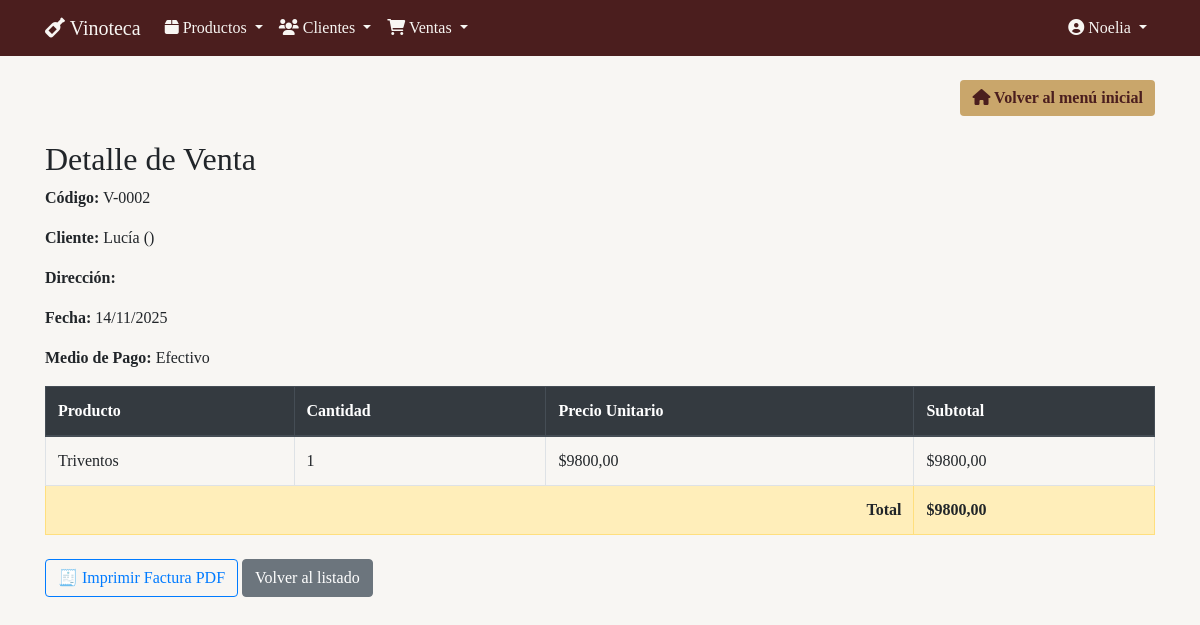
The page /ventas/2/ (signed in) on the database its author committed.
### ventas/models.py (models this page shows, shortened)
class Venta(models.Model):
    codigo = models.CharField(max_length=20, unique=True)
    cliente = models.ForeignKey(Cliente, on_delete=models.PROTECT)
    fecha = models.DateField(default=date.today)  # ✅ editable con calendario
    total = models.DecimalField(max_digits=10, decimal_places=2, default=0)
    medio_pago = models.CharField(
        max_length=20,
        choices=[
            ('efectivo', 'Efectivo'),
            ('credito', 'Tarjeta de Crédito'),
            ('debito', 'Tarjeta de Débito'),
            ('qr', 'QR'),
        ],
        default='efectivo',  # ✅ evita errores en migración
    )

class ItemVenta(models.Model):
    venta = models.ForeignKey(Venta, related_name='items', on_delete=models.CASCADE)
    producto = models.ForeignKey(Producto, on_delete=models.PROTECT)
    cantidad = models.PositiveIntegerField()
    precio_unitario = models.DecimalField(max_digits=10, decimal_places=2)
    subtotal = models.DecimalField(max_digits=10, decimal_places=2)

### clientes/models.py (models this page shows, shortened)
class Cliente(models.Model):
    nombre = models.CharField(max_length=100)
    apellido = models.CharField(max_length=100)
    documento = models.CharField(max_length=20, unique=True)
    email = models.EmailField()
    telefono = models.CharField(max_length=20)
    direccion = models.TextField()

### productos/models.py (models this page shows, shortened)
class Producto(models.Model):
    nombre = models.CharField("Nombre", max_length=50)
    descripcion = models.CharField("Descripción", max_length=200)
    precio = models.DecimalField("Precio", max_digits=10, decimal_places=2)
    stock = models.PositiveIntegerField("Stock", default=0)
    stock_minimo = models.IntegerField("Stock Mínimo", default=5)
    sku = models.CharField(
        "SKU",
        max_length=50,
        unique=True,
        blank=False,
        help_text="Debe coincidir con el nombre del archivo de imagen (sin extensión)"
    )
    imagen = models.ImageField(
        "Imagen",
        upload_to=get_image_path,
        validators=[validate_image_size],
        blank=True,
        null=True,
        help_text="Formatos permitidos: jpg, png, gif. Tamaño máximo: 5MB"
    )
    fecha_creacion = models.DateTimeField("Fecha de creación", auto_now_add=True)
    fecha_actualizacion = models.DateTimeField("Fecha de actualización", auto_now=True)
    class Meta:
        verbose_name = "Producto"
        verbose_name_plural = "Productos"
        ordering = ["nombre"]

### ventas/views.py (the view)
# urls.py: path('<int:pk>/', VentaDetailView.as_view(), name='venta_detail'),
class VentaDetailView(LoginRequiredMixin, PermissionRequiredMixin, DetailView):
    model = Venta
    template_name = 'venta/venta_detail.html'
    context_object_name = 'venta'
    permission_required = 'ventas.view_venta'

### templates/venta/venta_detail.html
{% extends 'base.html' %}
{% block content %}
<h2>Detalle de Venta</h2>
<div class="mb-3">
  <p><strong>Código:</strong> {{ venta.codigo }}</p>
  <p><strong>Cliente:</strong> {{ venta.cliente.nombre }} ({{ venta.cliente.dni }})</p>
  <p><strong>Dirección:</strong> {{ venta.cliente.direccion }}</p>
  <p><strong>Fecha:</strong> {{ venta.fecha|date:"d/m/Y" }}</p>
  <p><strong>Medio de Pago:</strong> {{ venta.get_medio_pago_display }}</p>
</div>
<table class="table table-bordered">
  <thead class="thead-dark">
    <tr>
      <th>Producto</th>
      <th>Cantidad</th>
      <th>Precio Unitario</th>
      <th>Subtotal</th>
    </tr>
  </thead>
  <tbody>
    {% for item in venta.items.all %}
    <tr>
      <td>{{ item.producto.nombre }}</td>
      <td>{{ item.cantidad }}</td>
      <td>${{ item.precio_unitario }}</td>
      <td>${{ item.subtotal }}</td>
    </tr>
    {% endfor %}
    <tr class="table-warning">
      <td colspan="3" class="text-right"><strong>Total</strong></td>
      <td><strong>${{ venta.total }}</strong></td>
    </tr>
  </tbody>
</table>
<div class="mt-4">
  <a href="{% url 'ventas:generar_factura_pdf' venta.id %}" class="btn btn-outline-primary">
    🧾 Imprimir Factura PDF
  </a>
  <a href="{% url 'ventas:venta_list' %}" class="btn btn-secondary">Volver al listado</a>
</div>
{% endblock %}

### templates/base.html (shortened to what this page needs)
{% load bootstrap4 %}
{% load static %}
<!DOCTYPE html>
<html lang="es">
<head>
    {% bootstrap_css %}
    <link rel="stylesheet" href="https://cdnjs.cloudflare.com/ajax/libs/font-awesome/6.0.0/css/all.min.css">
</head>
<body>
    <nav class="navbar navbar-expand-lg">
        <div class="container">
            <a class="navbar-brand" href="{% url 'productos:producto_list' %}">
                <i class="fas fa-wine-bottle"></i> Vinoteca
            </a>
            <div class="collapse navbar-collapse" id="navbarNav">
                {% if user.is_authenticated %}
                <ul class="navbar-nav mr-auto">
                    <li class="nav-item dropdown">
                        <a class="nav-link dropdown-toggle" href="#" id="productosDropdown" role="button" data-toggle="dropdown" aria-haspopup="true" aria-expanded="false">
                            <i class="fas fa-box"></i> Productos
                        </a>
                    </li>
                    <li class="nav-item dropdown">
                        <a class="nav-link dropdown-toggle" href="#" id="clientesDropdown" role="button" data-toggle="dropdown" aria-haspopup="true" aria-expanded="false">
                            <i class="fas fa-users"></i> Clientes
                        </a>
                    </li>
                    <li class="nav-item dropdown">
                        <a class="nav-link dropdown-toggle" href="#" id="ventasDropdown" role="button" data-toggle="dropdown" aria-haspopup="true" aria-expanded="false">
                            <i class="fas fa-shopping-cart"></i> Ventas
                        </a>
                    </li>
                </ul>
                {% endif %}
                <ul class="navbar-nav ml-auto">
                    {% if user.is_authenticated %}
                        <li class="nav-item dropdown">
                            <a class="nav-link dropdown-toggle" href="#" id="userDropdown" role="button" data-toggle="dropdown" aria-haspopup="true" aria-expanded="false">
                                <i class="fas fa-user-circle"></i> {{ user.username }}
                            </a>
                        </li>
                    {% else %}
                        <li class="nav-item">
                            <a class="nav-link" href="{% url 'login' %}">
                                <i class="fas fa-sign-in-alt"></i> Iniciar sesión
                            </a>
                        </li>
                    {% endif %}
                </ul>
            </div>
        </div>
    </nav>
    <div class="container mt-4 content-wrapper">
        <div class="d-flex justify-content-between align-items-center mb-4">
            <a href="{% url 'home' %}" class="btn btn-vinoteca">
                <i class="fas fa-home"></i> Volver al menú inicial
            </a>
        </div>
        {% block content %}{% endblock %}
    </div>
</body>
</html>

### templates/base.html (style rules this page uses)
body { background-color: #F8F6F3; font-family: Georgia, serif; }
.navbar { background-color: #4B1E1E; }
.navbar-brand, .nav-link, .dropdown-item { color: #F8F6F3 !important; }
.btn-vinoteca { background-color: #C9A66B; color: #4B1E1E; border: none; font-weight: bold; }

### rows shown on the page
Venta: codigo "V-0002", cliente.nombre "Lucía", fecha "14/11/2025", medio_pago "Efectivo", total "9800,00"
ItemVenta: producto.nombre "Triventos", cantidad "1", precio_unitario "9800,00", subtotal "9800,00"

### other values the page prints
{{ user.username }} "Noelia"
